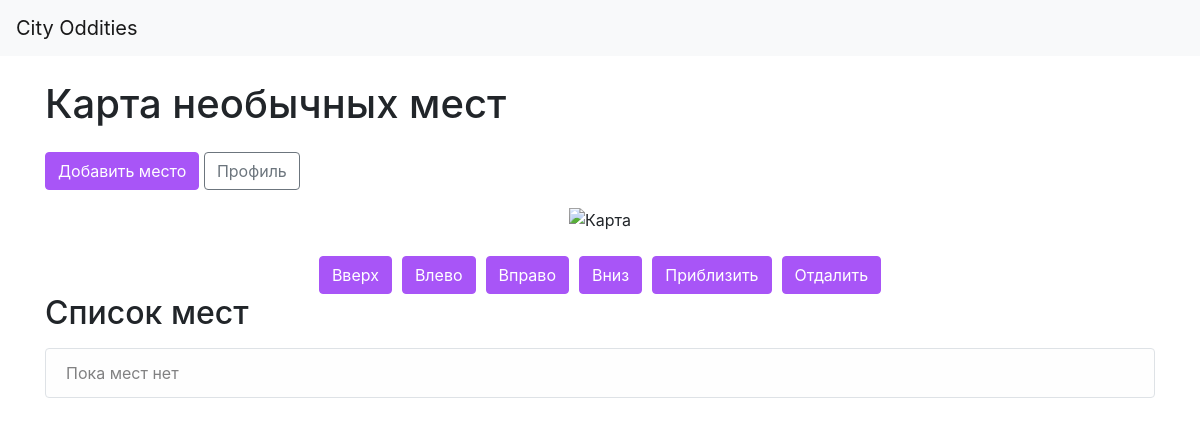
Before: / with the older database file.
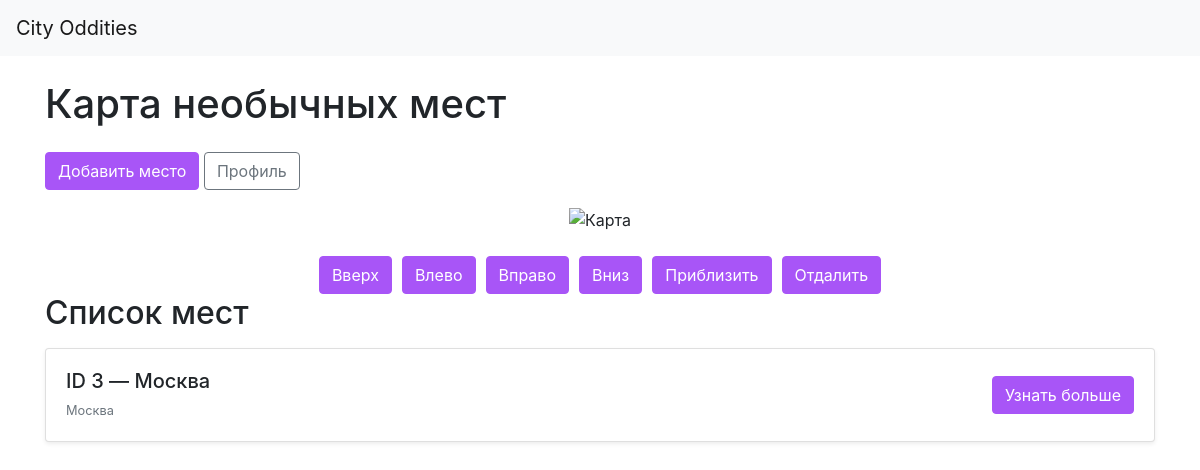
After: the same page with the newer database file.
### data/places.py (models this page shows)
class Place(SqlAlchemyBase):
    __tablename__ = 'places'
    id = sqlalchemy.Column(sqlalchemy.Integer, primary_key=True)
    name = sqlalchemy.Column(sqlalchemy.String, nullable=False)
    description = sqlalchemy.Column(sqlalchemy.Text, nullable=False)
    user_id = sqlalchemy.Column(sqlalchemy.Integer, sqlalchemy.ForeignKey('user.id'), nullable=False)
    address = sqlalchemy.Column(sqlalchemy.String, nullable=False)
    latitude = sqlalchemy.Column(sqlalchemy.Float, nullable=False)
    longitude = sqlalchemy.Column(sqlalchemy.Float, nullable=False)
    image_filename = sqlalchemy.Column(sqlalchemy.String, nullable=True)
    is_private = sqlalchemy.Column(sqlalchemy.Boolean, default=True, nullable=True)
    created_at = sqlalchemy.Column(sqlalchemy.DateTime, default=datetime.datetime.utcnow)
    user = orm.relationship('User', back_populates='places')

### blueprints/main_screen.py (the view)
@main_blueprint.route('/')
def index():
    db_sess = db_session.create_session()
    try:
        places = db_sess.query(Place).filter(Place.is_private != True).all()
        lon = float(request.args.get('lon', 37.617))
        lat = float(request.args.get('lat', 55.758))
        zoom = int(request.args.get('zoom', 10))
        points = []
        for place in places:
            points.append(f"{place.longitude},{place.latitude},pmvvl{place.id}")
        pt = "~".join(points)
        print(f'{pt} string')
        map_url = (
            f"https://static-maps.yandex.ru/v1?"
            f"ll={lon},{lat}&z={zoom}&size=650,450&lang=ru_RU"
            f"&pt={pt}&apikey=79d631f0-9469-4ff4-835b-4498b7ffe6de"
        )
        return render_template(
            'index.html',
            title='Urban Oddities',
            map_url=map_url,
            lon=lon,
            lat=lat,
            zoom=zoom,
            places=places
        )
    finally:
        db_sess.close()

### data/db_session.py (called while the page is built)
def create_session() -> Session:
    global __factory
    return __factory()

### templates/index.html
{% extends "base.html" %}
{% block content %}
<h1 class="mt-4 mb-4">Карта необычных мест</h1>
<div class="mb-3">
    <a class="btn btn-purple" href="/adding">Добавить место</a>
    <a class="btn btn-outline-secondary" href="/profile">Профиль</a>
</div>
<div class="text-center mb-4">
    <img src="{{ map_url }}" alt="Карта" class="img-fluid">
</div>
<div class="d-flex flex-wrap justify-content-center" style="gap: 10px;">
    <a class="btn btn-purple" href="/?lon={{ lon }}&lat={{ lat + 0.05 }}&zoom={{ zoom }}">Вверх</a>
    <a class="btn btn-purple" href="/?lon={{ lon - 0.05 }}&lat={{ lat }}&zoom={{ zoom }}">Влево</a>
    <a class="btn btn-purple" href="/?lon={{ lon + 0.05 }}&lat={{ lat }}&zoom={{ zoom }}">Вправо</a>
    <a class="btn btn-purple" href="/?lon={{ lon }}&lat={{ lat - 0.05 }}&zoom={{ zoom }}">Вниз</a>
    <a class="btn btn-purple" href="/?lon={{ lon }}&lat={{ lat }}&zoom={{ zoom + 1 }}">Приблизить</a>
    <a class="btn btn-purple" href="/?lon={{ lon }}&lat={{ lat }}&zoom={{ zoom - 1 }}">Отдалить</a>
</div>
<h2 class="mb-3">Список мест</h2>
{% if places %}
    {% for place in places %}
        <div class="card mb-3 shadow-sm">
            <div class="card-body d-flex justify-content-between align-items-center">
                <div>
                    <h5 class="mb-1">ID {{ place.id }} — {{ place.name }}</h5>
                    <small class="text-muted">{{ place.address }}</small>
                </div>
                <div>
                    <a href="/places/{{ place.id }}" class="btn btn-purple">Узнать больше</a>
                </div>
            </div>
        </div>
    {% endfor %}
{% else %}
    <div class="alert alert-light border">
        Пока мест нет
    </div>
{% endif %}
{% endblock %}

Changed rows visible on the page:
added Place: id "3", name "Москва", address "Москва"
Other visible differences:
text no longer shown: "Пока мест нет"
